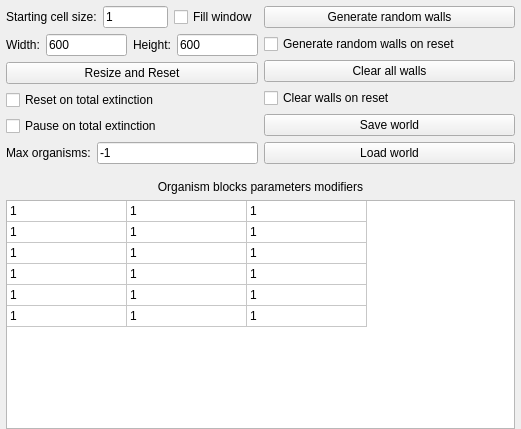
               <widget class="QWidget" name="scrollAreaWidgetContents_3">
                <property name="geometry">
                 <rect>
                  <x>0</x>
                  <y>0</y>
                  <width>504</width>
                  <height>429</height>
                 </rect>
                </property>
                <property name="sizePolicy">
                 <sizepolicy hsizetype="Ignored" vsizetype="Minimum">
                  <horstretch>0</horstretch>
                  <verstretch>0</verstretch>
                 </sizepolicy>
                </property>
                <layout class="QVBoxLayout" name="verticalLayout_12">
                 <property name="spacing">
                  <number>0</number>
                 </property>
                 <property name="leftMargin">
                  <number>0</number>
                 </property>
                 <property name="topMargin">
                  <number>0</number>
                 </property>
                 <property name="rightMargin">
                  <number>0</number>
                 </property>
                 <property name="bottomMargin">
                  <number>0</number>
                 </property>
                 <item>
                  <widget class="QWidget" name="widget_3" native="true">
                   <property name="sizePolicy">
                    <sizepolicy hsizetype="Minimum" vsizetype="Preferred">
                     <horstretch>0</horstretch>
                     <verstretch>0</verstretch>
                    </sizepolicy>
                   </property>
                   <property name="minimumSize">
                    <size>
                     <width>0</width>
                     <height>0</height>
                    </size>
                   </property>
                   <layout class="QVBoxLayout" name="verticalLayout_31" stretch="1,0,0,0">
                    <property name="leftMargin">
                     <number>6</number>
                    </property>
                    <property name="topMargin">
                     <number>6</number>
                    </property>
                    <property name="rightMargin">
                     <number>6</number>
                    </property>
                    <property name="bottomMargin">
                     <number>0</number>
                    </property>
                    <item>
                     <layout class="QHBoxLayout" name="horizontalLayout_45" stretch="1,1">
                      <item>
                       <layout class="QVBoxLayout" name="verticalLayout_21">
                        <item>
                         <layout class="QHBoxLayout" name="horizontalLayout_22">
                          <item>
                           <widget class="QLabel" name="label_8">
                            <property name="text">
                             <string>Starting cell size:</string>
                            </property>
                           </widget>
                          </item>
                          <item>
                           <widget class="QLineEdit" name="le_cell_size">
                            <property name="enabled">
                             <bool>true</bool>
                            </property>
                            <property name="text">
                             <string>1</string>
                            </property>
                           </widget>
                          </item>
                          <item>
                           <widget class="QCheckBox" name="cb_fill_window">
                            <property name="enabled">
                             <bool>true</bool>
                            </property>
                            <property name="text">
                             <string>Fill window</string>
                            </property>
                           </widget>
                          </item>
                         </layout>
                        </item>
                        <item>
                         <layout class="QHBoxLayout" name="horizontalLayout_23">
                          <item>
                           <widget class="QLabel" name="label_13">
                            <property name="text">
                             <string>Width:</string>
                            </property>
                           </widget>
                          </item>
                          <item>
                           <widget class="QLineEdit" name="le_simulation_width">
                            <property name="text">
                             <string>600</string>
                            </property>
                           </widget>
                          </item>
                          <item>
                           <widget class="QLabel" name="label_14">
                            <property name="text">
                             <string>Height:</string>
                            </property>
                           </widget>
                          </item>
                          <item>
                           <widget class="QLineEdit" name="le_simulation_height">
                            <property name="text">
                             <string>600</string>
                            </property>
                           </widget>
                          </item>
                         </layout>
                        </item>
                        <item>
                         <widget class="QPushButton" name="b_resize_and_reset">
                          <property name="text">
                           <string>Resize and Reset</string>
                          </property>
                         </widget>
                        </item>
                        <item>
                         <widget class="QCheckBox" name="cb_reset_on_total_extinction">
                          <property name="text">
                           <string>Reset on total extinction</string>
                          </property>
                         </widget>
                        </item>
                        <item>
                         <widget class="QCheckBox" name="cb_pause_on_total_extinction">
                          <property name="text">
                           <string>Pause on total extinction</string>
                          </property>
                         </widget>
                        </item>
                        <item>
                         <layout class="QHBoxLayout" name="horizontalLayout_11">
                          <item>
                           <widget class="QLabel" name="label_18">
                            <property name="text">
                             <string>Max organisms:</string>
                            </property>
                           </widget>
                          </item>
                          <item>
                           <widget class="QLineEdit" name="le_max_organisms">
                            <property name="text">
                             <string>-1</string>
                            </property>
                           </widget>
                          </item>
                         </layout>
                        </item>
                       </layout>
                      </item>
                      <item>
                       <layout class="QVBoxLayout" name="verticalLayout_22">
                        <property name="sizeConstraint">
                         <enum>QLayout::SetMinimumSize</enum>
                        </property>
                        <property name="bottomMargin">
                         <number>0</number>
                        </property>
                        <item>
                         <widget class="QPushButton" name="b_generate_random_walls">
                          <property name="enabled">
                           <bool>true</bool>
                          </property>
                          <property name="text">
                           <string>Generate random walls</string>
                          </property>
                         </widget>
                        </item>
                        <item>
                         <widget class="QCheckBox" name="cb_generate_random_walls_on_reset">
                          <property name="enabled">
                           <bool>true</bool>
                          </property>
                          <property name="text">
                           <string>Generate random walls on reset</string>
                          </property>
                         </widget>
                        </item>
                        <item>
                         <widget class="QPushButton" name="b_clear_all_walls">
                          <property name="enabled">
                           <bool>true</bool>
                          </property>
                          <property name="text">
                           <string>Clear all walls</string>
                          </property>
                         </widget>
                        </item>
                        <item>
                         <widget class="QCheckBox" name="cb_clear_walls_on_reset">
                          <property name="enabled">
                           <bool>true</bool>
                          </property>
                          <property name="text">
                           <string>Clear walls on reset</string>
                          </property>
                         </widget>
                        </item>
                        <item>
                         <widget class="QPushButton" name="b_save_world">
                          <property name="enabled">
                           <bool>true</bool>
                          </property>
                          <property name="text">
                           <string>Save world</string>
                          </property>
                         </widget>
                        </item>
                        <item>
                         <layout class="QHBoxLayout" name="horizontalLayout_21">
                          <property name="sizeConstraint">
                           <enum>QLayout::SetMinimumSize</enum>
                          </property>
                          <item>
                           <widget class="QPushButton" name="b_load_world">
                            <property name="enabled">
                             <bool>true</bool>
                            </property>
                            <property name="text">
                             <string>Load world</string>
                            </property>
                           </widget>
                          </item>
                         </layout>
                        </item>
                       </layout>
                      </item>
                     </layout>
                    </item>
                    <item>
                     <spacer name="verticalSpacer">
                      <property name="orientation">
                       <enum>Qt::Vertical</enum>
                      </property>
                      <property name="sizeType">
                       <enum>QSizePolicy::Minimum</enum>
                      </property>
                      <property name="sizeHint" stdset="0">
                       <size>
                        <width>20</width>
                        <height>10</height>
                       </size>
                      </property>
                     </spacer>
                    </item>
                    <item>
                     <widget class="QLabel" name="label_45">
                      <property name="text">
                       <string>Organism blocks parameters modifiers</string>
                      </property>
                      <property name="textFormat">
                       <enum>Qt::AutoText</enum>
                      </property>
                      <property name="scaledContents">
                       <bool>true</bool>
                      </property>
                      <property name="alignment">
                       <set>Qt::AlignCenter</set>
                      </property>
                      <property name="wordWrap">
                       <bool>false</bool>
                      </property>
                      <property name="openExternalLinks">
                       <bool>false</bool>
                      </property>
                     </widget>
                    </item>
                    <item>
                     <widget class="QTableWidget" name="table_organism_block_parameters">
                      <property name="autoScroll">
                       <bool>false</bool>
                      </property>
                      <property name="editTriggers">
                       <set>QAbstractItemView::CurrentChanged</set>
                      </property>
                      <property name="selectionMode">
                       <enum>QAbstractItemView::SingleSelection</enum>
                      </property>
                      <property name="showGrid">
                       <bool>true</bool>
                      </property>
                      <property name="gridStyle">
                       <enum>Qt::SolidLine</enum>
                      </property>
                      <property name="wordWrap">
                       <bool>false</bool>
                      </property>
                      <attribute name="horizontalHeaderVisible">
                       <bool>false</bool>
                      </attribute>
                      <attribute name="horizontalHeaderCascadingSectionResizes">
                       <bool>false</bool>
                      </attribute>
                      <attribute name="horizontalHeaderMinimumSectionSize">
                       <number>57</number>
                      </attribute>
                      <attribute name="horizontalHeaderDefaultSectionSize">
                       <number>120</number>
                      </attribute>
                      <attribute name="horizontalHeaderShowSortIndicator" stdset="0">
                       <bool>false</bool>
                      </attribute>
                      <attribute name="horizontalHeaderStretchLastSection">
                       <bool>false</bool>
                      </attribute>
                      <attribute name="verticalHeaderVisible">
                       <bool>false</bool>
                      </attribute>
                      <attribute name="verticalHeaderCascadingSectionResizes">
                       <bool>false</bool>
                      </attribute>
                      <attribute name="verticalHeaderMinimumSectionSize">
                       <number>21</number>
                      </attribute>
                      <attribute name="verticalHeaderDefaultSectionSize">
                       <number>21</number>
                      </attribute>
                      <attribute name="verticalHeaderHighlightSections">
                       <bool>true</bool>
                      </attribute>
                      <attribute name="verticalHeaderShowSortIndicator" stdset="0">
                       <bool>false</bool>
                      </attribute>
                      <attribute name="verticalHeaderStretchLastSection">
                       <bool>false</bool>
                      </attribute>
                      <row>
                       <property name="text">
                        <string>Mouth Cell</string>
                       </property>
                      </row>
                      <row>
                       <property name="text">
                        <string>Producer Cell</string>
                       </property>
                      </row>
                      <row>
                       <property name="text">
                        <string>Mover Cell</string>
                       </property>
                      </row>
                      <row>
                       <property name="text">
                        <string>Killer Cell</string>
                       </property>
                      </row>
                      <row>
                       <property name="text">
                        <string>Armor Cell</string>
                       </property>
                      </row>
                      <row>
                       <property name="text">
                        <string>Eye Cell</string>
                       </property>
                      </row>
                      <column>
                       <property name="text">
                        <string>Food Cost</string>
                       </property>
                      </column>
                      <column>
                       <property name="text">
                        <string>Life Point</string>
                       </property>
                      </column>
                      <column>
                       <property name="text">
                        <string>Chance Weight</string>
                       </property>
                      </column>
                      <item row="0" column="0">
                       <property name="text">
                        <string>1</string>
                       </property>
                       <property name="flags">
                        <set>ItemIsSelectable|ItemIsEditable|ItemIsDragEnabled|ItemIsDropEnabled|ItemIsUserCheckable|ItemIsEnabled|ItemIsTristate</set>
                       </property>
                      </item>
                      <item row="0" column="1">
                       <property name="text">
                        <string>1</string>
                       </property>
                      </item>
                      <item row="0" column="2">
                       <property name="text">
                        <string>1</string>
                       </property>
                      </item>
                      <item row="1" column="0">
                       <property name="text">
                        <string>1</string>
                       </property>
                      </item>
                      <item row="1" column="1">
                       <property name="text">
                        <string>1</string>
                       </property>
                      </item>
                      <item row="1" column="2">
                       <property name="text">
                        <string>1</string>
                       </property>
                      </item>
                      <item row="2" column="0">
                       <property name="text">
                        <string>1</string>
                       </property>
                      </item>
                      <item row="2" column="1">
                       <property name="text">
                        <string>1</string>
                       </property>
                      </item>
                      <item row="2" column="2">
                       <property name="text">
                        <string>1</string>
                       </property>
                      </item>
                      <item row="3" column="0">
                       <property name="text">
                        <string>1</string>
                       </property>
                      </item>
                      <item row="3" column="1">
                       <property name="text">
                        <string>1</string>
                       </property>
                      </item>
                      <item row="3" column="2">
                       <property name="text">
                        <string>1</string>
                       </property>
                      </item>
                      <item row="4" column="0">
                       <property name="text">
                        <string>1</string>
                       </property>
                      </item>
                      <item row="4" column="1">
                       <property name="text">
                        <string>1</string>
                       </property>
                      </item>
                      <item row="4" column="2">
                       <property name="text">
                        <string>1</string>
                       </property>
                      </item>
                      <item row="5" column="0">
                       <property name="text">
                        <string>1</string>
                       </property>
                      </item>
                      <item row="5" column="1">
                       <property name="text">
                        <string>1</string>
                       </property>
                      </item>
                      <item row="5" column="2">
                       <property name="text">
                        <string>1</string>
                       </property>
                      </item>
                     </widget>
                    </item>
                   </layout>
                  </widget>
                 </item>
                </layout>
               </widget>
